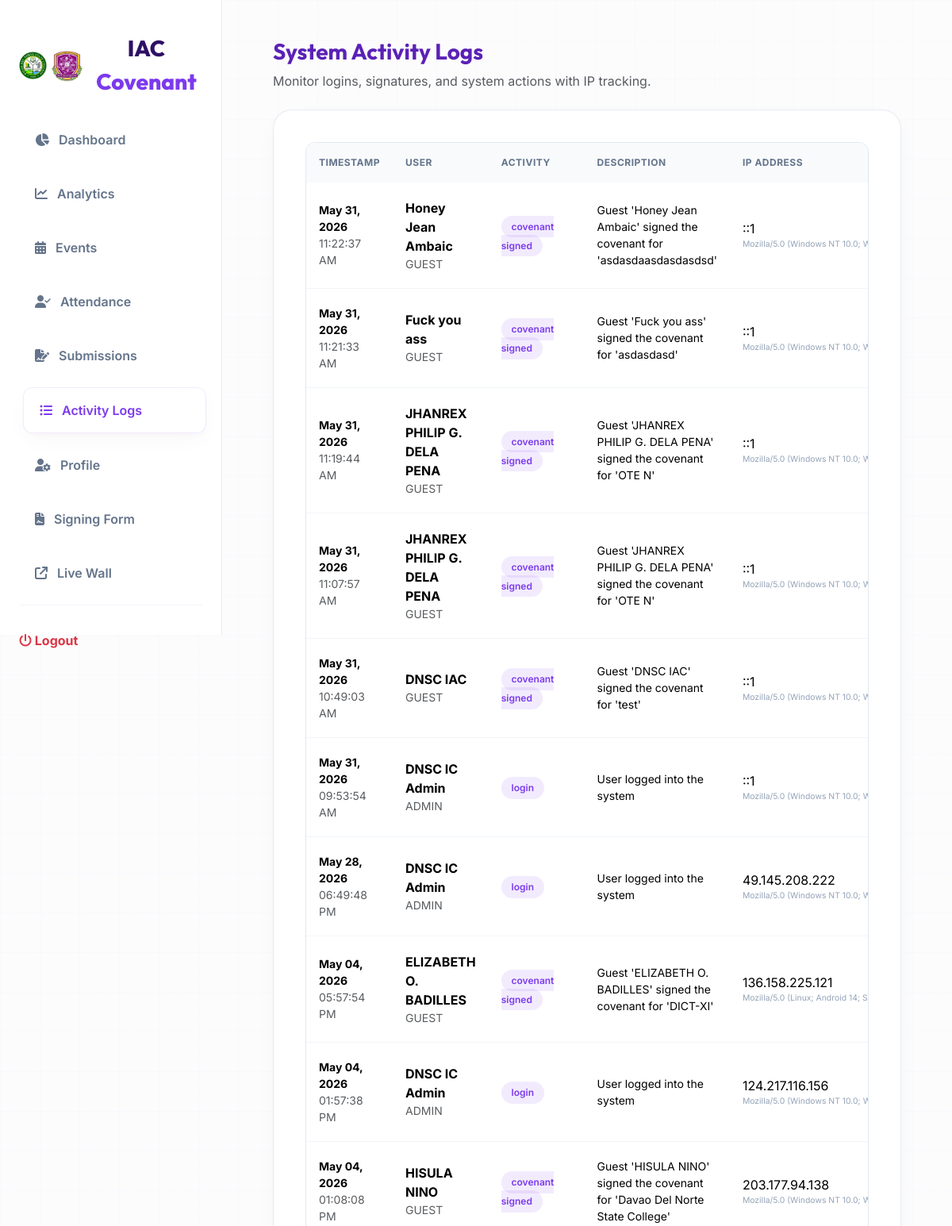
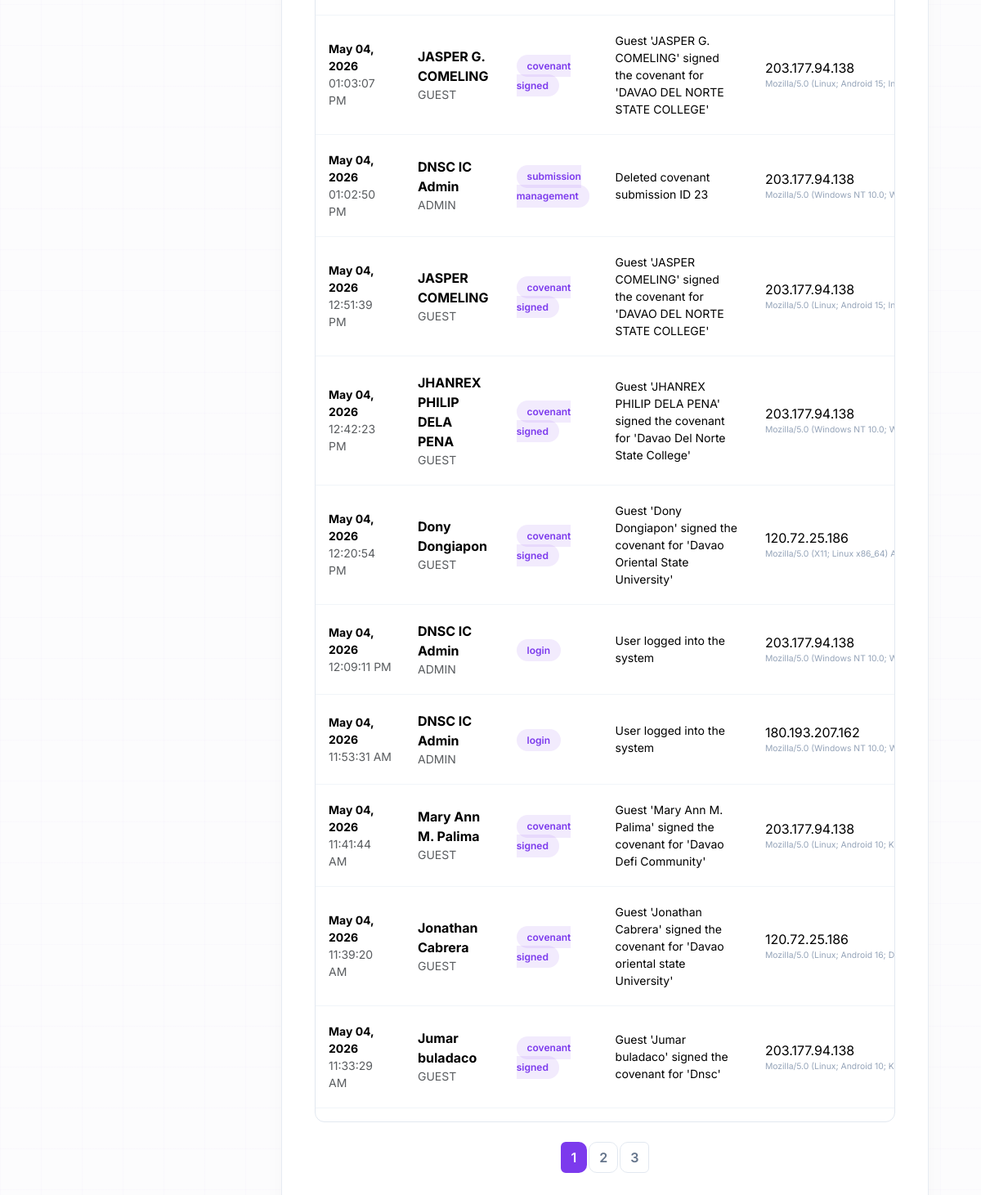
The page /admin/activity_logs.php (signed in) on the database its author committed (2 pictures, top to bottom).
### tables this page shows
CREATE TABLE `activity_logs` (
  `id` int(11) NOT NULL AUTO_INCREMENT,
  `user_id` int(11) DEFAULT NULL,
  `guest_name` varchar(150) DEFAULT NULL,
  `activity_type` varchar(100) NOT NULL,
  `description` text DEFAULT NULL,
  `ip_address` varchar(45) DEFAULT NULL,
  `user_agent` text DEFAULT NULL,
  `created_at` timestamp NOT NULL DEFAULT current_timestamp(),
  PRIMARY KEY (`id`),
  KEY `activity_logs_ibfk_1` (`user_id`),
  CONSTRAINT `activity_logs_ibfk_1` FOREIGN KEY (`user_id`) REFERENCES `users` (`id`) ON DELETE CASCADE
);

CREATE TABLE `users` (
  `id` int(11) NOT NULL AUTO_INCREMENT,
  `full_name` varchar(150) NOT NULL,
  `email` varchar(150) NOT NULL,
  `password` varchar(255) NOT NULL,
  `signature_file` varchar(255) DEFAULT NULL,
  `role` enum('admin','user') DEFAULT 'user',
  `status` enum('active','inactive') DEFAULT 'active',
  `created_at` timestamp NOT NULL DEFAULT current_timestamp(),
  PRIMARY KEY (`id`),
  UNIQUE KEY `email` (`email`)
);

### admin/activity_logs.php (the view, shortened to what this page needs)
<?php
require_once '../includes/auth.php';
$page = isset($_GET['page']) ? (int) $_GET['page'] : 1;
$limit = 20;
$offset = ($page - 1) * $limit;
$totalStmt = $pdo->query("SELECT COUNT(*) FROM activity_logs");
$totalLogs = $totalStmt->fetchColumn();
$totalPages = ceil($totalLogs / $limit);
$stmt = $pdo->prepare("SELECT l.*, u.full_name, u.role
                       FROM activity_logs l
                       LEFT JOIN users u ON l.user_id = u.id
                       ORDER BY l.created_at DESC
                       LIMIT :limit OFFSET :offset");
$stmt->bindValue(':limit', $limit, PDO::PARAM_INT);
$stmt->bindValue(':offset', $offset, PDO::PARAM_INT);
$stmt->execute();
$logs = $stmt->fetchAll();
?>
<!DOCTYPE html>
<html lang="en">
<head>
    <link href="https://cdn.jsdelivr.net/npm/bootstrap@5.3.2/dist/css/bootstrap.min.css" rel="stylesheet">
    <link rel="stylesheet" href="../assets/css/style.css?v=<?php echo filemtime('../assets/css/style.css'); ?>">
    <link rel="stylesheet" href="https://cdnjs.cloudflare.com/ajax/libs/font-awesome/6.4.0/css/all.min.css">
</head>
<body>
    <?php $active_page = 'activity_logs'; include 'sidebar.php'; ?>
    <div class="admin-content">
        <div class="mb-4">
            <h3 style="font-family: 'Outfit'; font-weight: 700; color: var(--accent-deep);">System Activity Logs</h3>
            <p class="text-muted">Monitor logins, signatures, and system actions with IP tracking.</p>
        </div>
        <div class="table-container">
            <div class="table-responsive">
                <table class="table table-hover align-middle">
                    <thead>
                        <tr>
                            <th>Timestamp</th>
                            <th>User</th>
                            <th>Activity</th>
                            <th>Description</th>
                            <th>IP Address</th>
                        </tr>
                    </thead>
                    <tbody>
                        <?php foreach ($logs as $log): ?>
                            <tr>
                                <td class="small">
                                    <div class="fw-bold">
                                        <?php echo date('M d, Y', strtotime($log['created_at'])); ?>
                                    </div>
                                    <div class="text-muted">
                                        <?php echo date('h:i:s A', strtotime($log['created_at'])); ?>
                                    </div>
                                </td>
                                <td>
                                    <div class="fw-bold">
                                        <?php
                                        if ($log['full_name']) {
                                            echo htmlspecialchars($log['full_name']);
                                        } elseif ($log['guest_name']) {
                                            echo htmlspecialchars($log['guest_name']);
                                        } else {
                                            echo 'System/Unknown';
                                        }
                                        ?>
                                    </div>
                                    <div class="small text-muted text-uppercase">
                                        <?php echo $log['role'] ?? 'GUEST'; ?>
                                    </div>
                                </td>
                                <td>
                                    <span
                                        class="badge-log <?php echo ($log['activity_type'] === 'login') ? 'badge-login' : 'badge-covenant'; ?>">
                                        <?php echo str_replace('_', ' ', $log['activity_type']); ?>
                                    </span>
                                </td>
                                <td class="small">
                                    <?php echo htmlspecialchars($log['description']); ?>
                                </td>
                                <td>
                                    <span class="ip-text">
                                        <?php echo $log['ip_address']; ?>
                                    </span>
                                    <div style="font-size: 0.65rem; color: #94a3b8; max-width: 200px; white-space: nowrap; overflow: hidden; text-overflow: ellipsis;"
                                        title="<?php echo htmlspecialchars($log['user_agent']); ?>">
                                        <?php echo htmlspecialchars($log['user_agent']); ?>
                                    </div>
                                </td>
                            </tr>
                        <?php endforeach; ?>
                    </tbody>
                </table>
            </div>
            <?php if ($totalPages > 1): ?>
                <nav aria-label="Page navigation" class="mt-4">
                    <ul class="pagination justify-content-center">
                        <?php for ($i = 1; $i <= $totalPages; $i++): ?>
                            <li class="page-item <?php echo ($page == $i) ? 'active' : ''; ?>">
                                <a class="page-link" href="?page=<?php echo $i; ?>">
                                    <?php echo $i; ?>
                                </a>
                            </li>
                        <?php endfor; ?>
                    </ul>
                </nav>
            <?php endif; ?>
        </div>
    </div>
</body>
</html>

### assets/css/style.css (style rules this page uses)
:root { --bg-page: #f4f7fb; --bg-doc: #ffffff; --accent-core: #7c3aed; --accent-deep: #5b21b6; --accent-light: #ede9fe; --accent-yellow: #7c3aed; --accent-gold: #ffffff; --accent-gradient: #7c3aed; --bg-page: #f8fafc; --text-dark: #0f172a; --text-muted: #64748b; --shadow-float: 0 25px 50px -12px rgba(124, 58, 237, 0.1); --shadow-glow: 0 0 20px rgba(124, 58, 237, 0.25); --border-subtle: #e2e8f0; --nav-height: 80px; --primary: #7c3aed; --primary-rgb: 124, 58, 237; }
body { background-color: #fcfcfd; background-image: linear-gradient(rgba(124, 58, 237, 0.02) 1px, transparent 1px), linear-gradient(90deg, rgba(124, 58, 237, 0.02) 1px, transparent 1px); background-size: 50px 50px; font-family: 'Inter', sans-serif; color: var(--text-dark); }
h1, h2, h3, h4, h5, h6 { font-family: 'Outfit', sans-serif; }
.table-responsive { border-radius: 12px; border: 1px solid var(--border-subtle); }
:root { --admin-bg: #f8fafc; --sidebar-width: 280px; --card-shadow: 0 10px 30px -5px rgba(0, 0, 0, 0.04), 0 4px 6px -2px rgba(0, 0, 0, 0.02); }
.admin-content { margin-left: var(--sidebar-width); padding: 3rem 4rem; min-height: 100vh; }
.table-container { background: white; border-radius: 24px; padding: 2.5rem; border: 1px solid rgba(226, 232, 240, 0.8); box-shadow: var(--card-shadow); }
.table thead th { background: #f8fafc; padding: 1rem; font-size: 0.75rem; font-weight: 700; text-transform: uppercase; letter-spacing: 0.5px; color: #64748b; border: none; }
.table tbody td { padding: 1.25rem 1rem; vertical-align: middle; border-bottom: 1px solid #f1f5f9; }
.badge-type, .badge-log { background: rgba(124, 58, 237, 0.1); color: var(--accent-core); padding: 0.4rem 0.8rem; border-radius: 20px; font-size: 0.75rem; font-weight: 600; }
.pagination .page-link { border-radius: 10px; margin: 0 3px; border: 1px solid #e2e8f0; color: #64748b; font-weight: 600; }
.pagination .page-item.active .page-link { background: var(--accent-gradient); border-color: transparent; color: white; }

### rows shown on the page
activity_logs: created_at "May 31, 2026", created_at "11:22:37 AM", guest_name "Honey Jean Ambaic", role "GUEST", activity_type "covenant signed", description "Guest 'Honey Jean Ambaic' signed the covenant for 'asdasdaasdasdasdsd'", ip_address "::1", user_agent "Mozilla/5.0 (Windows NT 10.0; Win64;…"
activity_logs: created_at "May 31, 2026", created_at "11:21:33 AM", guest_name "Fuck you ass", role "GUEST", activity_type "covenant signed", description "Guest 'Fuck you ass' signed the covenant for 'asdasdasd'", ip_address "::1", user_agent "Mozilla/5.0 (Windows NT 10.0; Win64;…"
activity_logs: created_at "May 31, 2026", created_at "11:19:44 AM", guest_name "JHANREX PHILIP G. DELA PENA", role "GUEST", activity_type "covenant signed", description "Guest 'JHANREX PHILIP G. DELA PENA' signed the covenant for 'OTE N'", ip_address "::1", user_agent "Mozilla/5.0 (Windows NT 10.0; Win64;…"
activity_logs: created_at "May 31, 2026", created_at "11:07:57 AM", guest_name "JHANREX PHILIP G. DELA PENA", role "GUEST", activity_type "covenant signed", description "Guest 'JHANREX PHILIP G. DELA PENA' signed the covenant for 'OTE N'", ip_address "::1", user_agent "Mozilla/5.0 (Windows NT 10.0; Win64;…"
activity_logs: created_at "May 31, 2026", created_at "10:49:03 AM", guest_name "DNSC IAC", role "GUEST", activity_type "covenant signed", description "Guest 'DNSC IAC' signed the covenant for 'test'", ip_address "::1", user_agent "Mozilla/5.0 (Windows NT 10.0; Win64;…"
activity_logs: created_at "May 31, 2026", created_at "09:53:54 AM", user.full_name "DNSC IC Admin", user.role "ADMIN", activity_type "login", description "User logged into the system", ip_address "::1", user_agent "Mozilla/5.0 (Windows NT 10.0; Win64;…"
activity_logs: created_at "May 28, 2026", created_at "06:49:48 PM", user.full_name "DNSC IC Admin", user.role "ADMIN", activity_type "login", description "User logged into the system", ip_address "49.145.208.222", user_agent "Mozilla/5.0 (Windows NT 10.0; Win64;…"
activity_logs: created_at "May 04, 2026", created_at "05:57:54 PM", guest_name "ELIZABETH O. BADILLES", role "GUEST", activity_type "covenant signed", description "Guest 'ELIZABETH O. BADILLES' signed the covenant for 'DICT-XI'", ip_address "136.158.225.121", user_agent "Mozilla/5.0 (Linux; Android 14; SM-A0…"
activity_logs: created_at "May 04, 2026", created_at "01:57:38 PM", user.full_name "DNSC IC Admin", user.role "ADMIN", activity_type "login", description "User logged into the system", ip_address "124.217.116.156", user_agent "Mozilla/5.0 (Windows NT 10.0; Win64;…"
activity_logs: created_at "May 04, 2026", created_at "01:08:08 PM", guest_name "HISULA NINO", role "GUEST", activity_type "covenant signed", description "Guest 'HISULA NINO' signed the covenant for 'Davao Del Norte State College'", ip_address "203.177.94.138", user_agent "Mozilla/5.0 (Windows NT 10.0; Win64;…"
activity_logs: created_at "May 04, 2026", created_at "01:03:07 PM", guest_name "JASPER G. COMELING", role "GUEST", activity_type "covenant signed", description "Guest 'JASPER G. COMELING' signed the covenant for 'DAVAO DEL NORTE STATE COLLEGE'", ip_address "203.177.94.138", user_agent "Mozilla/5.0 (Linux; Android 15; Infinix X…"
activity_logs: created_at "May 04, 2026", created_at "01:02:50 PM", user.full_name "DNSC IC Admin", user.role "ADMIN", activity_type "submission management", description "Deleted covenant submission ID 23", ip_address "203.177.94.138", user_agent "Mozilla/5.0 (Windows NT 10.0; Win64;…"
activity_logs: created_at "May 04, 2026", created_at "12:51:39 PM", guest_name "JASPER COMELING", role "GUEST", activity_type "covenant signed", description "Guest 'JASPER COMELING' signed the covenant for 'DAVAO DEL NORTE STATE COLLEGE'", ip_address "203.177.94.138", user_agent "Mozilla/5.0 (Linux; Android 15; Infinix X…"
activity_logs: created_at "May 04, 2026", created_at "12:42:23 PM", guest_name "JHANREX PHILIP DELA PENA", role "GUEST", activity_type "covenant signed", description "Guest 'JHANREX PHILIP DELA PENA' signed the covenant for 'Davao Del Norte State College'", ip_address "203.177.94.138", user_agent "Mozilla/5.0 (Windows NT 10.0; Win64;…"
activity_logs: created_at "May 04, 2026", created_at "12:20:54 PM", guest_name "Dony Dongiapon", role "GUEST", activity_type "covenant signed", description "Guest 'Dony Dongiapon' signed the covenant for 'Davao Oriental State University'", ip_address "120.72.25.186", user_agent "Mozilla/5.0 (X11; Linux x86_64) AppleW…"
activity_logs: created_at "May 04, 2026", created_at "12:09:11 PM", user.full_name "DNSC IC Admin", user.role "ADMIN", activity_type "login", description "User logged into the system", ip_address "203.177.94.138", user_agent "Mozilla/5.0 (Windows NT 10.0; Win64;…"
activity_logs: created_at "May 04, 2026", created_at "11:53:31 AM", user.full_name "DNSC IC Admin", user.role "ADMIN", activity_type "login", description "User logged into the system", ip_address "180.193.207.162", user_agent "Mozilla/5.0 (Windows NT 10.0; Win64;…"
activity_logs: created_at "May 04, 2026", created_at "11:41:44 AM", guest_name "Mary Ann M. Palima", role "GUEST", activity_type "covenant signed", description "Guest 'Mary Ann M. Palima' signed the covenant for 'Davao Defi Community'", ip_address "203.177.94.138", user_agent "Mozilla/5.0 (Linux; Android 10; K) Appl…"
activity_logs: created_at "May 04, 2026", created_at "11:39:20 AM", guest_name "Jonathan Cabrera", role "GUEST", activity_type "covenant signed", description "Guest 'Jonathan Cabrera' signed the covenant for 'Davao oriental state University'", ip_address "120.72.25.186", user_agent "Mozilla/5.0 (Linux; Android 16; DNY-N…"
activity_logs: created_at "May 04, 2026", created_at "11:33:29 AM", guest_name "Jumar buladaco", role "GUEST", activity_type "covenant signed", description "Guest 'Jumar buladaco' signed the covenant for 'Dnsc'", ip_address "203.177.94.138", user_agent "Mozilla/5.0 (Linux; Android 10; K) Appl…"
